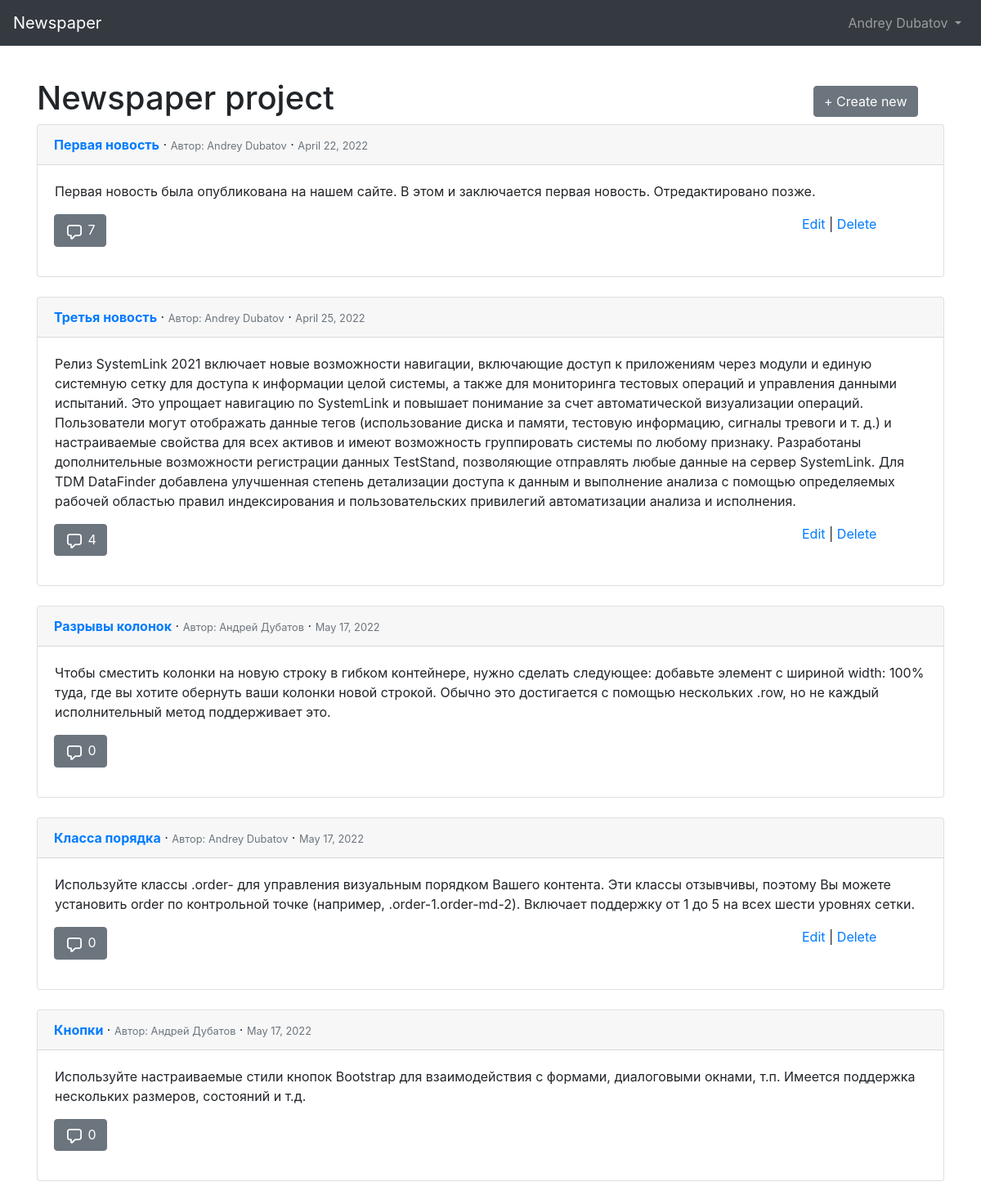
Page /news/ (signed in) on the committed database.
### users/models.py (models this page shows)
class CustomUser(AbstractUser):
    age = models.PositiveIntegerField(null=True, blank=True)
    def __str__(self):
        return f'{self.first_name} {self.last_name}'

### news/models.py (models this page shows, shortened)
class Article(models.Model):
    title = models.CharField(max_length=255)
    body = models.TextField()
    author = models.ForeignKey(get_user_model(), on_delete=models.CASCADE)
    pub_date = models.DateField(auto_now_add=True)

### news/views.py (the view, shortened to what this page needs)
# urls.py: path('news/', NewsListView.as_view(), name='news_list'),
class NewsListView(FormMixin, ListView):
    model = Article
    template_name = 'news_list.html'
    context_object_name = 'articles'
    form_class = CreateCommentForm
    def get_context_data(self, **kwargs):
        context = super().get_context_data(**kwargs)
        form = CreateCommentForm()
        context['latest_articles'] = Article.objects.all()
        context['form'] = form
        return context

### news/models.py (called while the page is built)
    def __str__(self):
        return self.comment

### templates/news_list.html (shortened to what this page needs)
{% extends 'base.html' %}
{% load crispy_forms_tags %}
{% block content %}
<div class="row align-items-center justify-content-end">
    <div class="col"><h1>Newspaper project</h1></div>
    {% if user.is_authenticated %}
    <div class="col-2 justify-content-end"><a class="btn btn-secondary" href="{% url 'news_create' %}">+ Create new</a></div>
    {% endif %}
</div>
    {% if object_list %}
        {% for article in object_list %}
            <article class="card">
                <div class="card-header">
                    <span class="font-weight-bold"><a href="{% url 'news_detail' article.pk %}">{{ article.title }}</a></span> &middot;
                    <small class="text-muted">Автор: <a class="text-muted" href="{% url 'user_detail' article.author.pk %}">{{ article.author }}</a></small> &middot;
                    <small class="text-muted">{{ article.pub_date }}</small>
                </div>
                <div class="card-body">
                    <div class="row px-3">
                        {{ article.body }}
                    </div>
                    <div class="row py-3">
                        <div class="col">
                            <a class="btn btn-secondary" data-bs-toggle="collapse" href="#collapse{{article.pk}}"
                            role="button" aria-expanded="false" aria-controls="collapse{{article.pk}}">
                            {{ article.comments.count }}
                            </a>
                        </div>
                        {% if user == article.author and user.is_authenticated %}
                        <div class="col-2 ">
                            <a href="{% url 'news_update' article.pk %}">Edit</a> |
                            <a href="{% url 'news_delete' article.pk %}">Delete</a>
                        </div>
                        {% endif %}
                    </div>
                </div>
            </article>
            <br>
        {% endfor %}
    {% else %}
        No articles yet
    {% endif %}
{% endblock content %}

### templates/base.html (shortened to what this page needs)
<!doctype html>
<html lang="en"> <head>
<link rel="stylesheet" href="https://stackpath.bootstrapcdn.com/bootstrap/4.1.3/css/bootstrap.min.css"
crossorigin="anonymous">
<title>{% block title %}Newspaper App{% endblock title %}</title> </head>
<body>
<nav class="navbar navbar-expand-md navbar-dark bg-dark mb-4">
     <a class="navbar-brand" href="{% url 'home' %}">Newspaper</a>
<div class="collapse navbar-collapse" id="navbarCollapse">
{% if user.is_authenticated %} <ul class="navbar-nav ml-auto">
<li class="nav-item">
<a class="nav-link dropdown-toggle" href="#" id="userMenu"
                data-toggle="dropdown" aria-haspopup="true"
                aria-expanded="false">
                {% if user.first_name or user.last_name %}
                {{ user.first_name }} {{ user.last_name }}
                {% else %}
                {{ user.username }}
                {% endif %}
</a>
 </li>
</ul>
{% else %}
<form class="form-inline ml-auto">
<a href="{% url 'login' %}" class="btn btn-outline-secondary"> Log In</a>
<a href="{% url 'signup' %}" class="btn btn-primary ml-2"> Sign up</a>
</form> {% endif %}
</div> </nav>
<div class="container overflow-hidden py-3">
{% block content %}
{% endblock content %}
</div>
</body> </html>

### rows in the picture
CustomUser: first_name "Andrey", last_name "Dubatov"
Article: title "Первая новость", author "Andrey Dubatov", pub_date "April 22, 2022", body "Первая новость была опубликована на нашем сайте. В этом и заключается первая новость. Отредактировано позже.", comments.count "7", shows "Edit"
Article: title "Третья новость", author "Andrey Dubatov", pub_date "April 25, 2022", body "Релиз SystemLink 2021 включает новые возможности навигации, включающие доступ к приложениям через модули и единую системную сетку для доступа к информации целой системы, а также для мониторинга тестовых операций и управления данными испытаний. Это упрощает навигацию по SystemLink и повышает понимание за счет автоматической визуализации операций. Пользователи могут отображать данные тегов (использование диска и памяти, тестовую информацию, сигналы тревоги и т. д.) и настраиваемые свойства для всех активов и имеют возможность группировать системы по любому признаку. Разработаны дополнительные возможности регистрации данных TestStand, позволяющие отправлять любые данные на сервер SystemLink.…", comments.count "4", shows "Edit"
Article: title "Разрывы колонок", author "Андрей Дубатов", pub_date "May 17, 2022", body "Чтобы сместить колонки на новую строку в гибком контейнере, нужно сделать следующее: добавьте элемент с шириной width: 100% туда, где вы хотите обернуть ваши колонки новой строкой. Обычно это достигается с помощью нескольких .row, но не каждый исполнительный метод поддерживает это.", comments.count "0"
Article: title "Класса порядка", author "Andrey Dubatov", pub_date "May 17, 2022", body "Используйте классы .order- для управления визуальным порядком Вашего контента. Эти классы отзывчивы, поэтому Вы можете установить order по контрольной точке (например, .order-1.order-md-2). Включает поддержку от 1 до 5 на всех шести уровнях сетки.", comments.count "0", shows "Edit"
Article: title "Кнопки", author "Андрей Дубатов", pub_date "May 17, 2022", body "Используйте настраиваемые стили кнопок Bootstrap для взаимодействия с формами, диалоговыми окнами, т.п. Имеется поддержка нескольких размеров, состояний и т.д.", comments.count "0"
